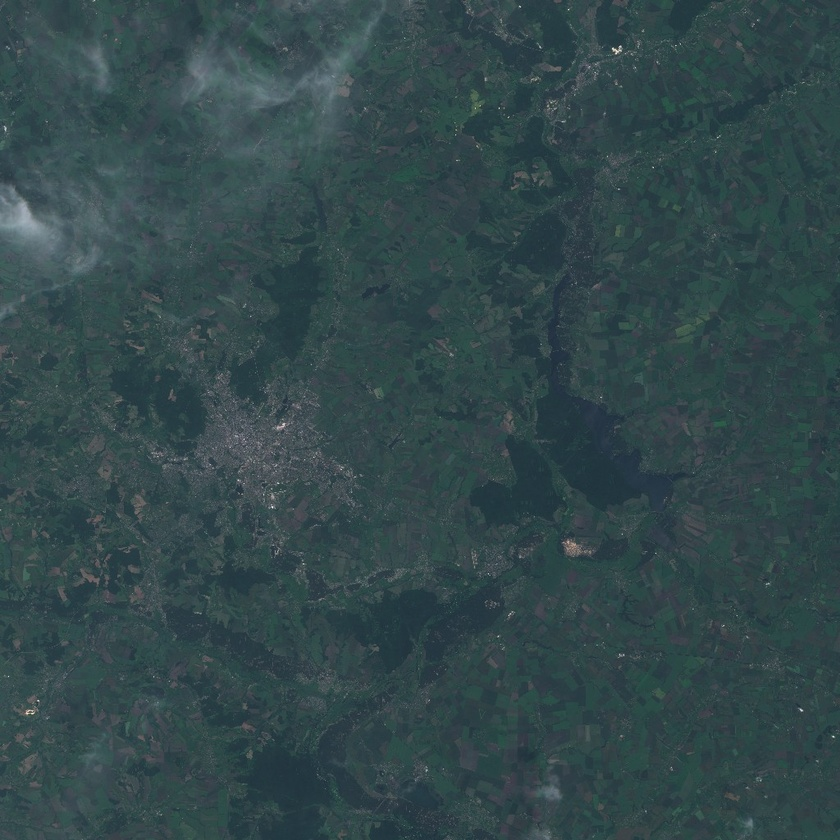
#> input picture Task2/dev_dataset/T36UYA_20160621T084012_TCI.jpg, 840 x 840 px, shrunk from 1024 x 1024 before the run
$ jupyter execute Demo_notebook.ipynb
#> lines starting #> are read from the running program, lines starting #| are printed output that depends on the picture
[cell 1]
import os
import cv2  # For image processing
import numpy as np  # For numerical operations
import matplotlib.pyplot as plt  # For displaying images
import pandas as pd
import geopandas as gpd
import os
import shutil
import glob
import pickle

import rasterio
from rasterio.plot import reshape_as_image
from rasterio.features import rasterize

from shapely.geometry import mapping, Point, Polygon
from shapely.ops import unary_union

import matplotlib.pyplot as plt

from typing import Iterable, Any, List, Tuple, Callable

[cell 2]
class FeatureMatcher:
    def __init__(self):
        self.sift = cv2.SIFT_create()
        self.bf = cv2.BFMatcher()

    def _normalize_image(self, img: np.ndarray) -> np.ndarray:
        '''normalize if images are larger than uint8'''
        if img.max() > 255:
            img = cv2.normalize(img, None, 0, 255, cv2.NORM_MINMAX)
        return img.astype(np.uint8)

    def find_features_px(self, img1: np.ndarray, img2: np.ndarray):
        '''feature matching for images'''
        img1 = self._normalize_image(img1)
        img2 = self._normalize_image(img2)

        if len(img1.shape) > 2:
            img1 = cv2.cvtColor(img1, cv2.COLOR_RGB2GRAY)
        if len(img2.shape) > 2:
            img2 = cv2.cvtColor(img2, cv2.COLOR_RGB2GRAY)

        kp1, des1 = self.sift.detectAndCompute(img1, None)
        kp2, des2 = self.sift.detectAndCompute(img2, None)

        return img1, img2, kp1, des1, kp2, des2

    def find_features_path(self, img_path_1: str, img_path_2: str):
        '''feature matching but from path'''
        img1 = cv2.imread(img_path_1, cv2.IMREAD_UNCHANGED)
        img2 = cv2.imread(img_path_2, cv2.IMREAD_UNCHANGED)

        if img1 is None or img2 is None:
            raise ValueError(f"Images at {img_path_1} or {img_path_2} could not be opened.")

        return self.find_features_px(img1, img2)

    def compare_features(self, des1, des2, threshold=0.75):
        '''filter good matches pairwise'''
        matches = self.bf.knnMatch(des1, des2, k=2)
        good_matches = [m for m, n in matches if m.distance < threshold * n.distance]

        print(f"Found {len(good_matches)} good matches.")
        return good_matches

    def draw_matches(self, img1, img2, threshold=0.75):
        '''the name of function speaks for itself'''
        img1, img2, kp1, des1, kp2, des2 = self.find_features_path(img1, img2)
        good_matches = self.compare_features(des1, des2, threshold)

        matched_img = cv2.drawMatches(
            img1, kp1, img2, kp2, good_matches, None,
            flags=cv2.DrawMatchesFlags_NOT_DRAW_SINGLE_POINTS,
            matchColor=(0,255,0),
            singlePointColor=(255,0,0),
            matchesThickness=2
        )

        return matched_img

[cell 3]
def load_and_display_images(image_path1, image_path2):
    # Load images
    img1 = cv2.imread(image_path1)
#> img1 is the input picture: shape (840, 840, 3); mean B, G, R 74.9, 71.9, 50.9
    img2 = cv2.imread(image_path2)
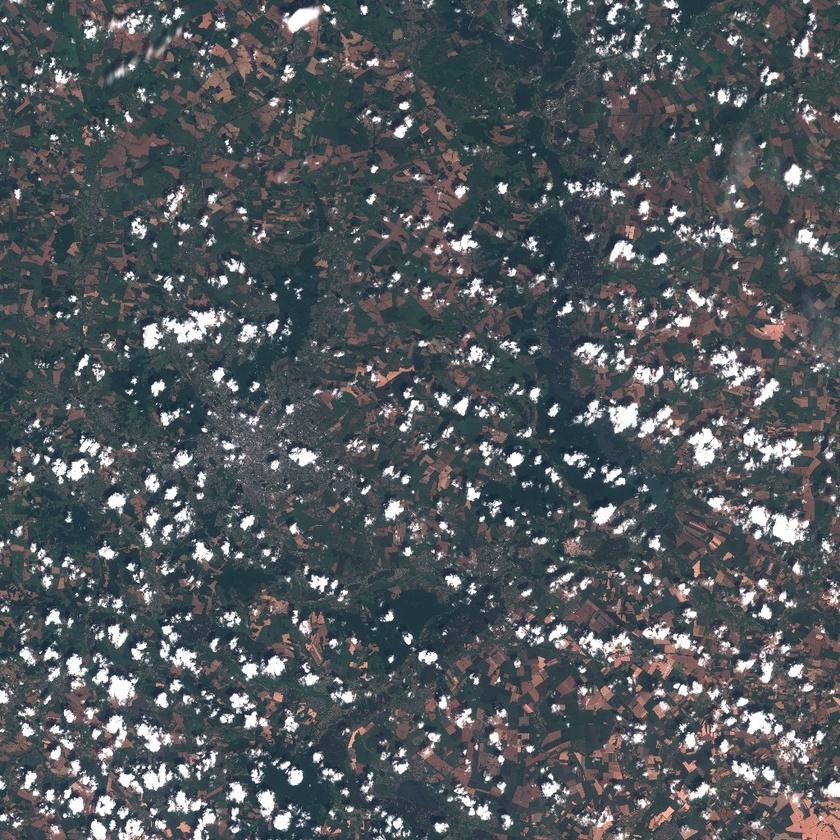
#> input picture Task2/dev_dataset/T36UYA_20190701T083609_TCI.jpg, 840 x 840 px, shrunk from 1024 x 1024 before the run
#> img2 is the input picture: shape (840, 840, 3); mean B, G, R 92.9, 88.6, 82.3

    # Convert images to RGB for display
    img1 = cv2.cvtColor(img1, cv2.COLOR_BGR2RGB)
    img2 = cv2.cvtColor(img2, cv2.COLOR_BGR2RGB)

    # Display images side by side
    fig, (ax1, ax2) = plt.subplots(1, 2, figsize=(10, 5))
    ax1.imshow(img1)
    ax1.set_title('Image 1')
    ax1.axis('off')

    ax2.imshow(img2)
    ax2.set_title('Image 2')
    ax2.axis('off')

    plt.show()
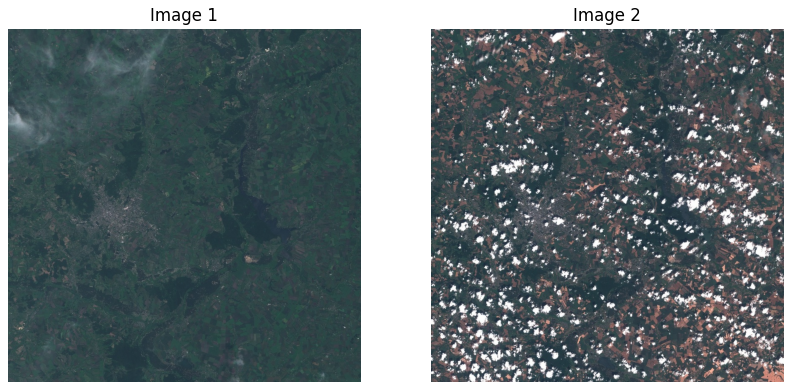
#> figure drawn by matplotlib, 2 panels

[cell 4]
img_path_1 = './dev_dataset/T36UYA_20160621T084012_TCI.jpg'
img_path_2 = './dev_dataset/T36UYA_20190701T083609_TCI.jpg'
load_and_display_images(img_path_1, img_path_2)

[cell 5]
f_matcher = FeatureMatcher()

matched_images = f_matcher.draw_matches(img_path_1, img_path_2, threshold=0.75)
#> in find_features_px, `img1 = cv2.cvtColor(img1, cv2.COLOR_RGB2GRAY)`:
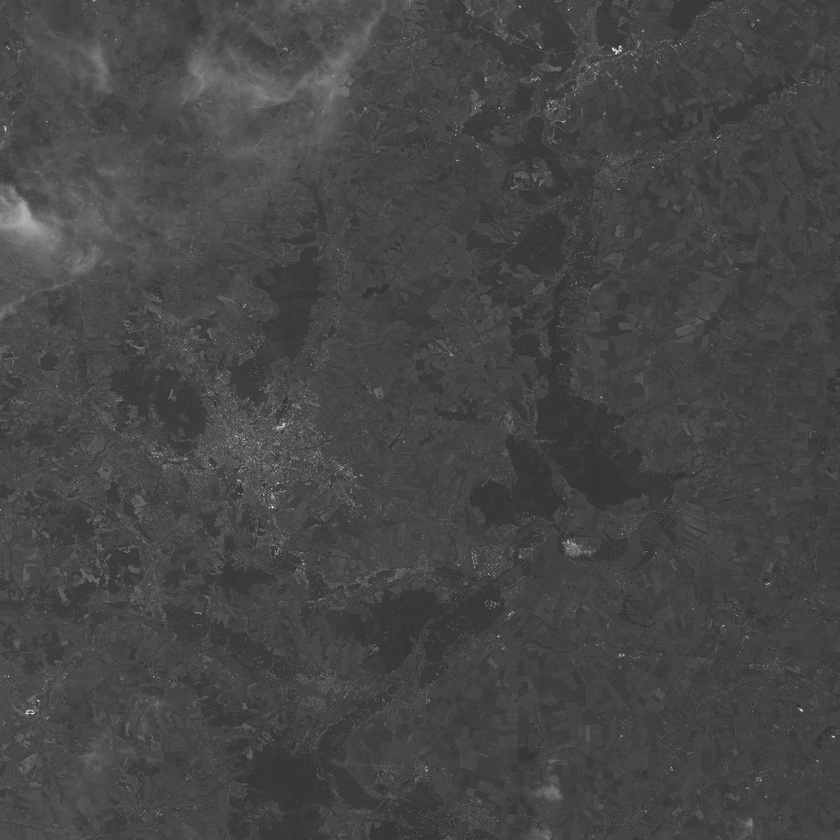
#> img1: shape (840, 840); min 41, max 254, mean 70.4
#> in find_features_px, `img2 = cv2.cvtColor(img2, cv2.COLOR_RGB2GRAY)`:
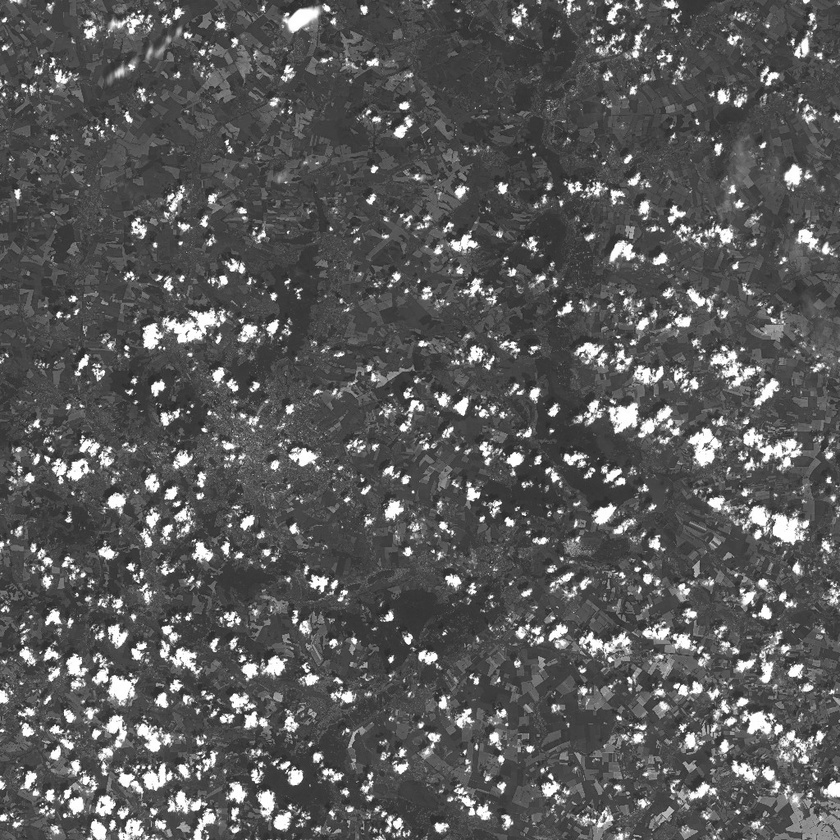
#> img2: shape (840, 840); min 24, max 255, mean 89.1
#> in find_features_px, `kp1, des1 = self.sift.detectAndCompute(img1, None)`: kp1 = 177 keypoints; strongest (x, y, size): (485, 79, 2), (278, 427, 2.4), (273, 497, 2.5), (24, 221, 20.3)
#> in find_features_px, `kp2, des2 = self.sift.detectAndCompute(img2, None)`: kp2 = 7621 keypoints; strongest (x, y, size): (126, 348, 2.9), (391, 659, 3.6), (404, 106, 5.7), (157, 387, 8.4)
#> in compare_features, `matches = self.bf.knnMatch(des1, des2, k=2)`: matches = 177 matches
#> in compare_features, `good_matches = [m for m, n in matches if m.distance < threshold * n.di..`: good_matches = 3 matches
#| Found 3 good matches.
#> in draw_matches, `matched_img = cv2.drawMatches( img1, kp1, img2, kp2, good_matches, Non..`:
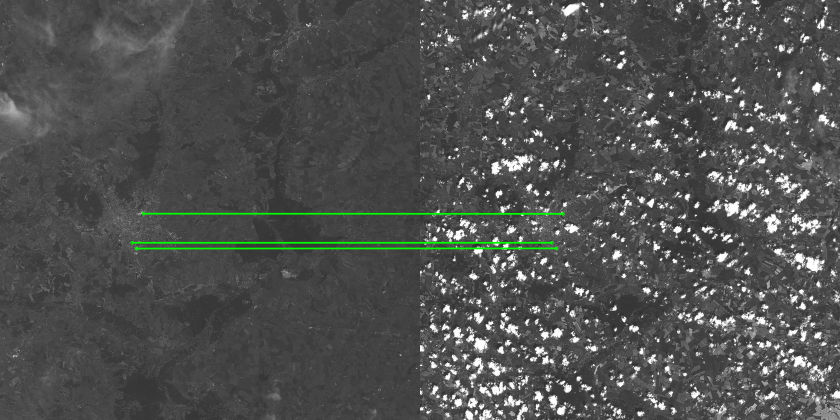
#> matched_img: shape (840, 1680, 3) (shown at 1/2 size); mean of channels 0, 1, 2 79.3, 80.9, 79.3; drawn as B, G, R
